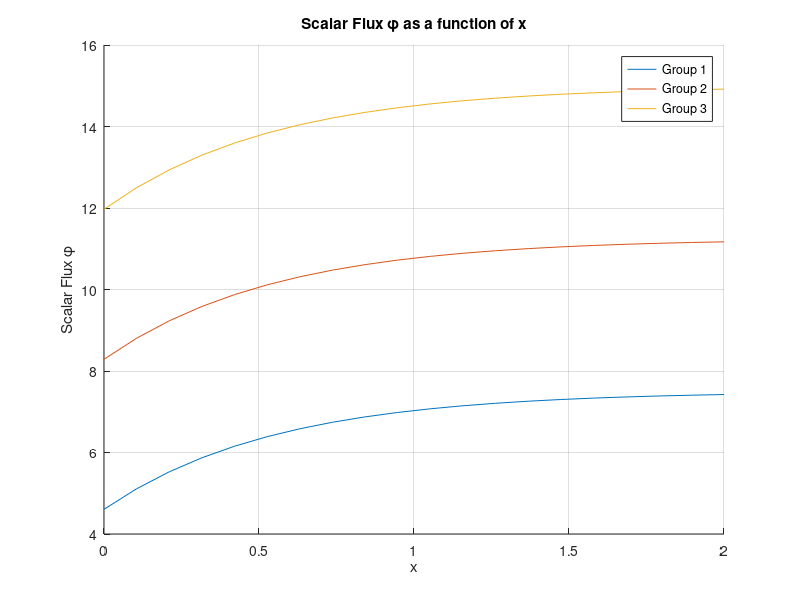

The MATLAB script that drew this image:
%Lakshay Seth
% HW5 Problem 2
%Collaborated with Adam G, Ethan B, Caroline H
clc;
clear;
alpha = 0.5;
%mu = [0.2 -0.2  0.5 -0.5 0.7 -0.7];
mu = 0.2;
Sigma_T = [0.5 0.8 1.0];
Sigma_S = [0.1 0 0; 0.3 0.1 0.1; 0.1 0.3 0.3];
Qe = [1.5 0 0.2];
delta = 0.1;

x_i = 0;
x_f = 2;
n = (x_f-x_i)/delta;
x_forward = linspace(x_i,x_f,n);

Psi_half = zeros(1,n);

Psi = zeros(1,n);
Psi_reverse = zeros(1,n);
S = zeros(1,n);
S_prev = zeros(1,n);

RelativeError = 1;
figure ;
colors = 'rgb';
hold on
for G = 1:3
    %Inital condition is 0.5 for Group 1, and 0 everywhere else
    if G == 1
        Psi_half(1) = 0.5;
    else
        Psi_half(1) = 0;
    end
    for G_prime = 1:3
        while RelativeError > 1e-4
            %Forward Sweep
            for i = 1:length(Psi)
                S(i) = Sigma_S(G,G_prime) * Psi(i) + Qe(G_prime);
                Psi(i) = ( S(i) + (2*abs(mu)*Psi_half(i))/((1+alpha)*delta) ) / ( Sigma_T(G) + ( (2*abs(mu)) / ((1+alpha)*delta) ) );
                Psi_half(i+1) = ( (2*Psi(i)) / (1+alpha) ) - ( ( (1-alpha)/(1+alpha) ) * Psi_half(i));      
            end
            %Reverse Sweep
            Psi_half_reverse = fliplr(Psi_half);    
            S_reverse = fliplr(S);
            for i = 1:length(Psi_reverse)
                S_reverse(i) = Sigma_S(G,G_prime) * Psi_reverse(i) + Qe(G_prime);
                Psi_reverse(i) = ( S_reverse(i) + (2*abs(mu)*Psi_half_reverse(i))/((1-alpha)*delta) ) / ( Sigma_T(G) + ( (2*abs(mu)) / ((1-alpha)*delta) ) );
                Psi_half_reverse(i+1) = ( (2*Psi_reverse(i)) / (1-alpha) ) - ( ( (1+alpha)/(1-alpha) ) * Psi_half_reverse(i));
            end
            
            %Norm 2 to find Relative Error
            Diff = abs(S_prev - S);
            AE = 0;
            for i = 1:length(Diff)
                AE = AE + (Diff(i))^2;
            end
            AbsoluteError = sqrt(AE);
            Denominator = 0;
            for i = 1:length(S)
                Denominator = Denominator + (S(i))^2;
            end
            Den = sqrt(Denominator);
            RelativeError = AbsoluteError/Denominator;
            S_prev = S;
        end
    end
    %Graph for each group
    Psi = Psi + Psi_reverse;
    plot(x_forward, Psi)
    grid on
end
hold off;
str = sprintf('Scalar Flux \\phi as a function of x');
title(str);
ylab = sprintf('Scalar Flux \\phi');
ylabel(ylab);
xlabel('x');
legend({'Group 1','Group 2','Group 3'}) ;